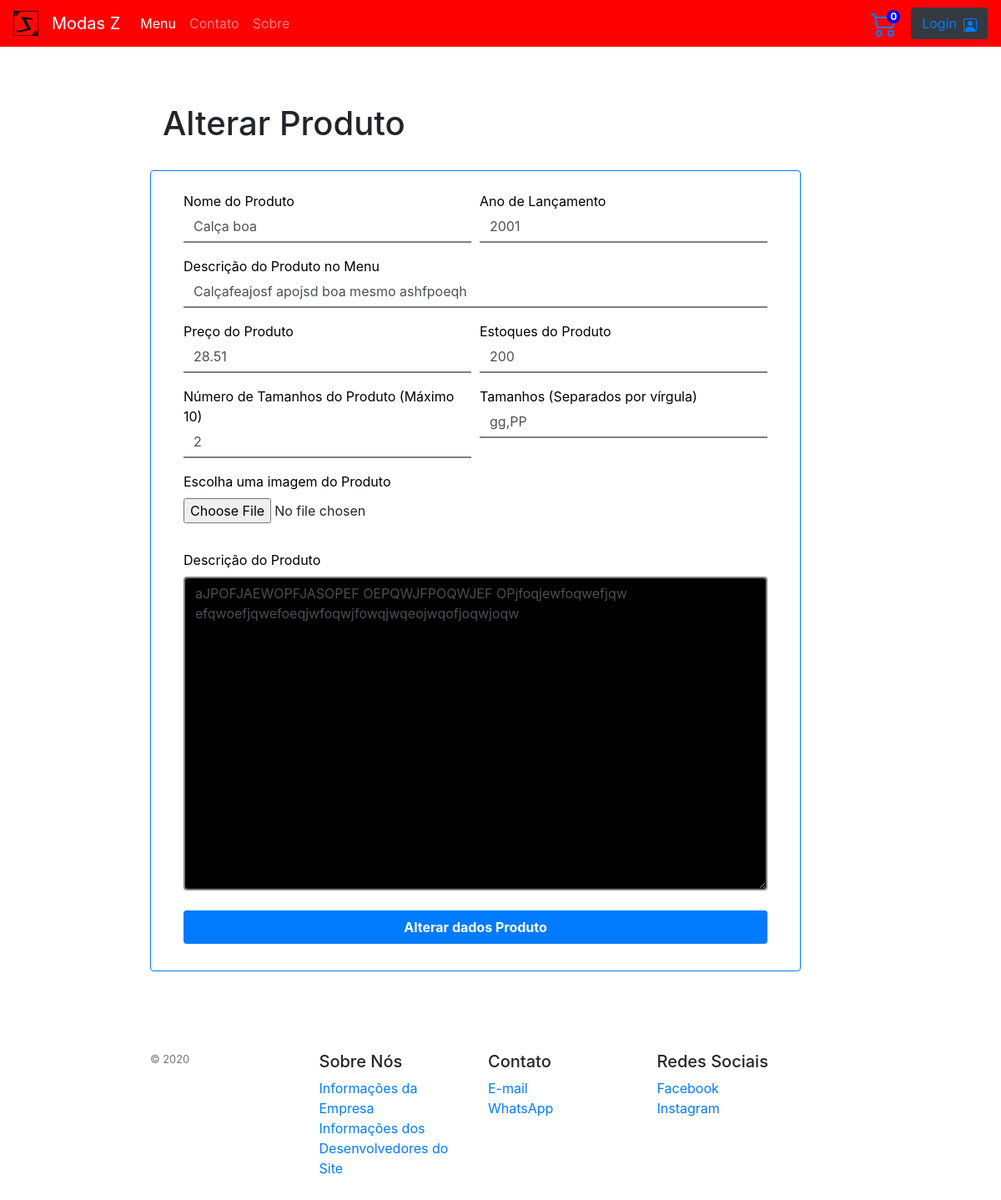
Page /alterarProduto.php?id=1 on the committed database.
### tables this page shows
CREATE TABLE `produtos` (
  `id` int(11) NOT NULL,
  `nome` varchar(300) NOT NULL,
  `anoLancamento` year(4) NOT NULL,
  `descricaoM` varchar(600) NOT NULL,
  `preco` double NOT NULL,
  `qtd` int(11) NOT NULL,
  `ntp` int(11) NOT NULL,
  `tamanho` varchar(300) NOT NULL,
  `foto` varchar(100) NOT NULL,
  `descricaoP` varchar(10000) NOT NULL
);

### alterarProduto.php (the view, shortened to what this page needs)
<?php
include('conexao.php');
if (isset($_SESSION['email']))
{
  $logado = $_SESSION['email'];
  $script = 'SELECT * FROM usuarios WHERE email = "' . $logado . '"';
  $consulta = $conexao->query($script);
  $linha = $consulta->fetch_array(MYSQLI_ASSOC);
  $nome = $linha['nome'];
  $adm = $linha['adm'];
  if (isset($_SESSION['nItensCarrinho'])) {
      $nItensCarrinho = $_SESSION['nItensCarrinho'];
    } else {
      $_SESSION['nItensCarrinho'] = 0;
      $nItensCarrinho = $_SESSION['nItensCarrinho'];
    }
  } else {
    $nItensCarrinho = $_SESSION['nItensCarrinho'];
  }
$id = $_GET['id'];
$script = "SELECT * FROM produtos WHERE id = $id";
$consulta = $conexao->query($script);
if (!$consulta) {
  echo "Deu erro!";
  echo $conexao->error;
} else {
  $linha = $consulta->fetch_array(MYSQLI_ASSOC);
  $id = $linha['id'];
  $nomeP = $linha['nome'];
  $anoLancamento = $linha['anoLancamento'];
  $descricaoMenu = $linha['descricaoM'];
  $precoProduto = $linha['preco'];
  $quantidadeProduto = $linha['qtd'];
  $numeroTamProduto = $linha['ntp'];
  $tamanho = $linha['tamanho'];
  $descricaoProduto = $linha['descricaoP'];
}
?>
<!DOCTYPE html>
<html>
<head>
  <link rel="stylesheet" type="text/css" href="CSS/bootstrap.min.css">
  <link rel="stylesheet" type="text/css" href="CSS/my.css">
  <link href="https://cdn.jsdelivr.net/npm/summernote@0.8.18/dist/summernote.min.css" rel="stylesheet">
</head>
<body>
  <nav class="navbar navbar-expand-lg navbar-dark navbar-sm fixed-top">
    <a class="navbar-brand" title="Menu"  href="index.php">
      <img src="Img/Logo.png" width="30" height="30" alt="">
    </a>
    <a class="navbar-brand" title="Menu" href="index.php">Modas Z</a>
    <div class="collapse navbar-collapse" id="navbarSupportedContent">
      <ul class="navbar-nav mr-auto">
        <li class="nav-item active">
          <a class="nav-link " href="index.php">Menu<span class="sr-only"></span></a>
        </li>
        <li class="nav-item">
          <a class="nav-link " href="contato.php" tabindex="-1">Contato</a>
        </li>
        <li class="nav-item">
          <a class="nav-link " href="sobre.php" tabindex="-2">Sobre</a>
        </li>
      </ul>
      <a href="carrinho.php" class="mr-3"><span class="numItensCarrinho" name="numItensCarrinho"><?php echo $nItensCarrinho; ?></span><a>
       <?php
       if (isset($_SESSION['email'])) {
        echo '
        <div class="dropdown show" style="margin-right: 65px;">
        <a class="text-light dropdown-toggle font-weight-bold" href="#" role="button" id="dropdownMenuLink" data-toggle="dropdown" aria-haspopup="true" aria-expanded="false">
        ' . $nome . '
        </a>
        <div class="dropdown-menu" aria-labelledby="dropdownMenuLink" style="background-color: red;">
        <a class="dropdown-item" href="usuario.php">Meus Dados</a>
        <a class="dropdown-item" id="deletarConta" href="deletarConta.php">Deletar Conta</a>
        <a class="dropdown-item" href="logout.php">Logout</a>
        </div>
        </div>';
      } else {
        echo '
        <button type="button" class="btn btn-dark"><a href="login.php">Login<svg width="1em" height="1em" viewBox="0 0 16 16" class="bi bi-person-square ml-2" fill="currentColor" xmlns="http://www.w3.org/2000/svg">
        <path fill-rule="evenodd" d="M14 1H2a1 1 0 0 0-1 1v12a1 1 0 0 0 1 1h12a1 1 0 0 0 1-1V2a1 1 0 0 0-1-1zM2 0a2 2 0 0 0-2 2v12a2 2 0 0 0 2 2h12a2 2 0 0 0 2-2V2a2 2 0 0 0-2-2H2z"/>
        <path fill-rule="evenodd" d="M2 15v-1c0-1 1-4 6-4s6 3 6 4v1H2zm6-6a3 3 0 1 0 0-6 3 3 0 0 0 0 6z"/>
        </svg></a></button>';
      }
      ?>
    </div>
  </nav>
  <h1 class="col-12">Alterar Produto</h1><br>
  <div class="container col-12 divcadastro rounded border border-primary mb-5">
    <form class="needs-validation m-4" method="POST" action="acaoAlterarProduto.php?id=<?=$id?>" enctype="multipart/form-data">
      <div class="form-row mb-3 mt-3">
        <div class="col">
          <label form="labelNomeProduto" class="mb-0">Nome do Produto</label>
          <input type="text" class="form-control input rounded-0" id="NomeProduto" placeholder="Digite um novo Nome para o Produto" name="nomeProduto" onKeyPress="if(this.value.length==111) return false;" value="<?php echo $nomeP; ?>" required>
        </div>
        <div class="col">
          <label form="labelLancamento" class="mb-0">Ano de Lançamento</label>
          <input type="text" class="form-control input rounded-0" onkeydown="javascript: return event.keyCode == 69 ? false : true" onKeyPress="if(this.value.length==4) return false;"  placeholder="*Digite um novo Ano de Lançamento do Produto" name="anoLancamento" id="lancamentoProduto" pattern="([0-9]{4})" value="<?php echo $anoLancamento; ?>" required>
        </div>
      </div>
      <div class="form-row mb-3 mt-3">
        <div class="col">
          <label form="labelDescricaoProdutoMenu" class="mb-0">Descrição do Produto no Menu</label>
          <input type="text" class="form-control input rounded-0" id="DescricaoProdutoMenu" onKeyPress="if(this.value.length==310) return false;" placeholder="Digite uma nova Descrição do Produto" name="descricaoProdutoMenu" value="<?php echo $descricaoMenu; ?>" required>
        </div>
      </div>
      <div class="form-row mb-3 mt-3">
        <div class="col">
          <label form="labelPreco" class="mb-0">Preço do Produto</label>
          <input type="text" class="form-control input rounded-0 precoProduto" id="precoProduto" placeholder="Digite um novo Preço do Produto" name="precoProduto" id="precoProduto" value="<?php echo $precoProduto; ?>" required>
        </div>
        <div class="col mt-0">
          <label form="labelEstoqueProduto" class="mb-0">Estoques do Produto</label>
          <input type="number" class="form-control input rounded-0 mt-0" id="estoqueProduto" onkeydown="javascript: return event.keyCode == 69 ? false : true" placeholder="Digite um novo Estoque do Produto" name="qtd" value="<?php echo $quantidadeProduto; ?>" required>
        </div>
      </div>
      <div class="form-row mb-3 mt-3">
        <div class="col">
          <label form="labelNumTamanho" class="mb-0">Número de Tamanhos do Produto (Máximo 10)</label>
          <input type="number" name="numTamanhos" class="form-control input rounded-0 mt-0" id="numTamanhos" placeholder="Digite uma nova Quantidade de Tamanhos do Produto" onkeydown="javascript: return event.keyCode == 69 ? false : true" onKeyPress="if (this.value.length >= 2) return false;" value="<?php echo $numeroTamProduto; ?>" required>
        </div>
        <div class="col">
          <label form="labelTamanhosProduto" class="mb-0">Tamanhos (Separados por vírgula)</label>
          <input type="text" name="tamanhosProduto" class="form-control input rounded-0 mt-0" id="tamanhosProduto" placeholder="Digite novos Tamanhos do Produto" onKeyPress="if (this.value.length >= 29) return false;" value="<?php echo $tamanho; ?>" data-mask="AA,AA,AA,AA,AA,AA,AA" required>
        </div>
      </div>
      <div class="form-row mb-0 mt-3">
        <div class="col">
          <label>Escolha uma imagem do Produto</label>
        </div>
      </div>
      <div class="form-row mb-3 mt-0">
        <div class="col mb-3" id="imgProduto">
          <input type="file" class="form-control-file" id="exampleFormControlFile1" name="fotoProduto" required>
        </div>
      </div>
      <div class="form-row mb-3 mt-3">
        <div class="col">
          <label for="labelDescricaoProduto">Descrição do Produto</label>
          <textarea class="form-control textArea" id="textArea" rows="15" name="descricaoProduto" placeholder="Digite a Descrição do Produto" required><?php echo $descricaoProduto; ?></textarea>
        </div>
      </div>
      <input type="submit" name="Alterar"class="btn btn-primary btn-sm btn-rounded font-weight-bold mb-2 mt-2 w-100" style="height: 40px; font-size: 16px;" id="btnAdicionarProduto" value="Alterar dados Produto">
    </form>
  </div>
  <footer class=" py-5">
    <div class="row">
      <div class="col- col-12 col-md">
        <small class="d-block mb-3 text-muted">&copy; 2020</small>
      </div>
      <div class="col- col-6 col-md">
        <h5>Sobre Nós</h5>
        <ul class="list-unstyled text-small">
          <li><a href="sobre.php#SD">Informações da Empresa</a></li>
          <li><a href="sobre.php">Informações dos Desenvolvedores do Site</a></li>
        </ul>
      </div>
      <div class="col- col-6 col-md">
        <h5>Contato</h5>
        <ul class="list-unstyled text-small">
          <li><a href="contato.php">E-mail</a></li>
          <li><a href="contato.php#SD">WhatsApp</a></li>
        </ul>
      </div>
      <div class="col- col-6 col-md">
        <h5>Redes Sociais</h5>
        <ul class="list-unstyled text-small">
          <li><a target="_blank" href="https://www.facebook.com">Facebook</a></li>
          <li><a target="_blank" href="https://www.instagram.com/modaz">Instagram</a></li>
        </ul>
      </div>
    </div>
  </footer>
  </body>
  </html>

### CSS/my.css (style rules this page uses)
.navbar { background-color: red; }
body { margin: 100px 20% 0 15%; }
label { color: black; }
.input { border-color: grey; border-width: 0 0 2px; outline: none; background-color: white; }
.textarea { border-color: grey; border-width: 2px; outline: none; background-color: black; }
.divcadastro { background-color: white; width: 100%; }
a:link { text-decoration: none; }
.numItensCarrinho { position: fixed; margin-left: -13px; line-height: 1rem; height: 1rem; width: 1rem; -webkit-border-radius: 1rem; border-radius: 3rem; background-color: blue; color: #fff; font-size: .75rem; font-weight: 700; z-index: 1; text-align: center; }

### rows in the picture
produtos: nomeProduto "Calça boa", anoLancamento "2001", descricaoProdutoMenu "Calçafeajosf apojsd boa mesmo ashfpoeqh", precoProduto "28.51", qtd "200", numTamanhos "2", tamanhosProduto "gg,PP", descricaoProduto "aJPOFJAEWOPFJASOPEF OEPQWJFPOQWJEF OPjfoqjewfoqwefjqw efqwoefjqwefoeqjwfoqwjfowqjwqeojwqofjoqwjoqw"

### other values in the picture
$nItensCarrinho "0"
